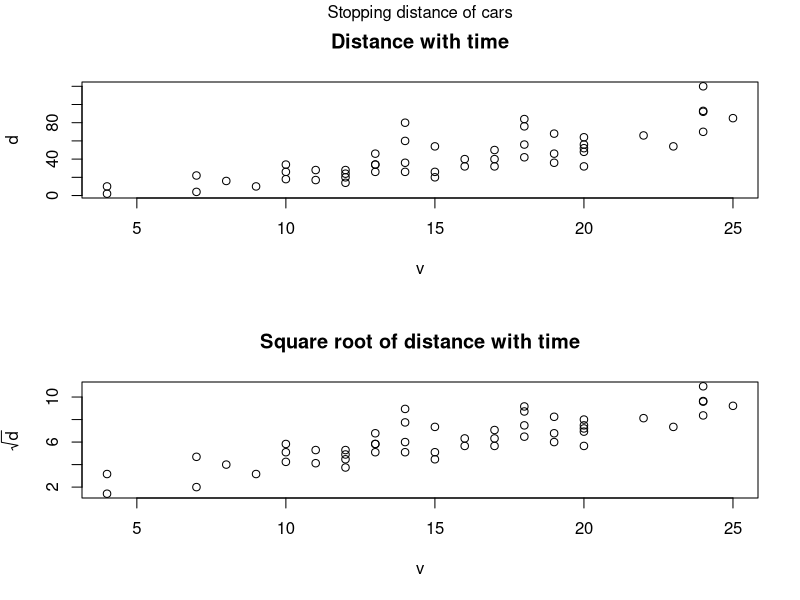

R code for this plot:
## ---- chunk 1
par(mfrow = c(2, 1))
plot(cars$speed, 
     cars$dist, 
     xlab=expression(v), 
     ylab=expression(d), 
     main="Distance with time")
mtext(side=3, line=3, "Stopping distance of cars")
plot(cars$speed, 
     sqrt(cars$dist), 
     xlab=expression(v), 
     ylab=expression(sqrt(d)), 
     main="Square root of distance with time")
## ---- chunk 2
res <- lm(sqrt(dist) ~ speed, data=cars)
summary(res)
## ---- chunk 3
# The design matrix.
X <- matrix(data = c(rep(1, nrow(cars)), cars$speed), ncol=2)

# The hat matrix
P <- X %*% solve(t(X) %*% X) %*% t(X)

# The beta matrix
B <- solve(t(X) %*% X) %*% t(X) %*% sqrt(cars$dist)
rownames(B) <- c("(Intercept)", "speed")
colnames(B) <- c("")

cat("The coefficients of the model are:\n")
t(B)

cat("They match with the coefficients computed by lm.")
print(res$coef)

# We will also compare the predictions of the `lm` command with 
# "hand-calculations".
y.hat <- P %*% sqrt(cars$dist)
y.hat.diff <- round(max(abs(y.hat - res$fitted.values)), 6)
cat(paste("The max difference between the two is", y.hat.diff, ".\n"))
